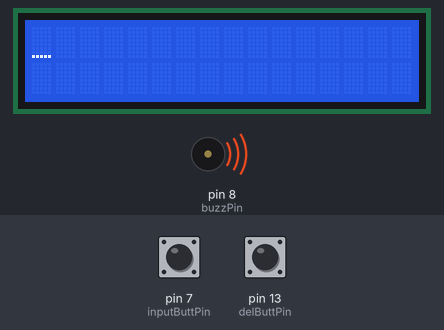
Recording of a sketch running on a simulated Arduino Uno, built with avr-gcc and run on an emulated ATmega328P. Shown: 16×2 character LCD, buzzer (waves = sounding). The inputs (shaded band) are chosen by the test bench; at power-on: pin 7 (inputButtPin) HIGH, pin 13 (delButtPin) LOW.

Above: at 1.2 s.
1.3 s: pin 7 (inputButtPin) pulled LOW for 1 s
At 2.9 s:
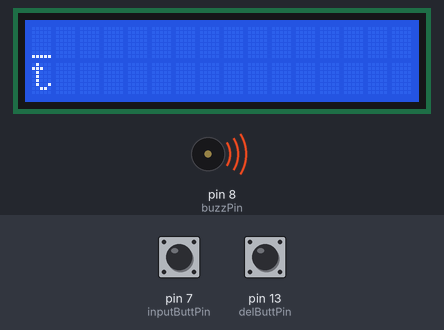
3.8 s: pin 7 (inputButtPin) pulled LOW for 3.2 s
At 4.9 s:
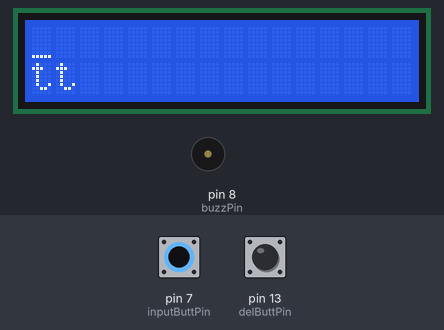
8.5 s: pin 7 (inputButtPin) pulled LOW for 1 s
At 10.7 s:
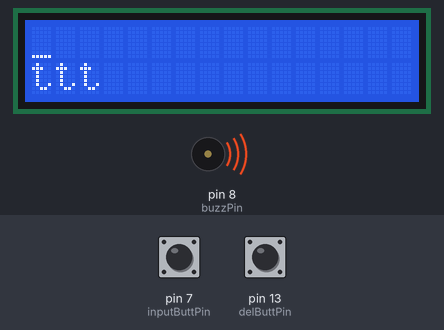
11.0 s: pin 7 (inputButtPin) pulled LOW for 3.2 s
At 11.9 s:
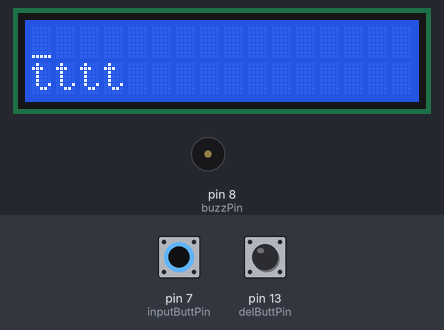
15.7 s: pin 7 (inputButtPin) pulled LOW for 1 s
At 17.5 s:
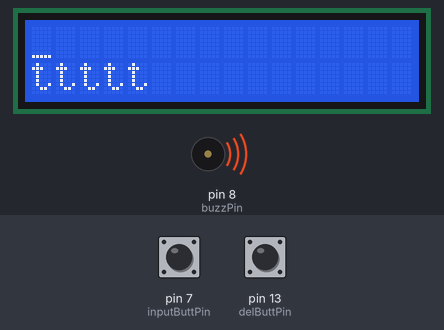
18.2 s: pin 7 (inputButtPin) pulled LOW for 3.2 s
At 19.5 s:
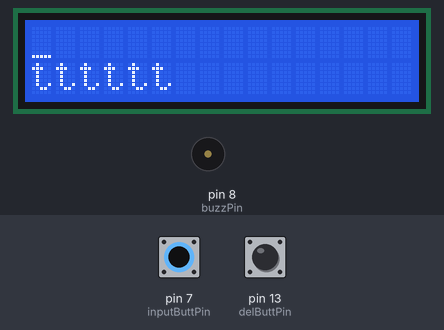
Timing chart, 0 to 22.9 s (numbered marks = the images above; inputs shaded):
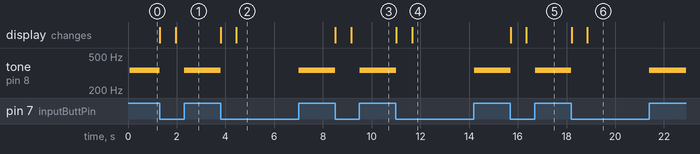

Measured:
- after the input at 1.3 s, tone on pin 8 (buzzPin): 340 Hz → silent at once, → 340 Hz 1.0 s later; the display: first changes at once (image 1 shows a later state)
- after the input at 3.8 s, tone on pin 8 (buzzPin): 340 Hz → silent at once, → 340 Hz 3.2 s later; the display: first changes at once (image 2 shows a later state)
- after the input at 8.5 s, tone on pin 8 (buzzPin): 340 Hz → silent at once, → 340 Hz 1.0 s later; the display: first changes at once (image 3 shows a later state)
- after the input at 11.0 s, tone on pin 8 (buzzPin): 340 Hz → silent at once, → 340 Hz 3.2 s later; the display: first changes at once (image 4 shows a later state)
- after the input at 15.7 s, tone on pin 8 (buzzPin): 340 Hz → silent at once, → 340 Hz 1.0 s later; the display: first changes at once (image 5 shows a later state)
- after the input at 18.2 s, tone on pin 8 (buzzPin): 340 Hz → silent at once, → 340 Hz 3.2 s later; the display: first changes at once (image 6 shows a later state)

The sketch:

MorseTranslator.ino
```cpp
#include <ArduinoSTL.h>
#include <eeprom.h>
#include "LiquidCrystal.h"
#include "BinaryTree.h"

// initialise lcd library (does not connect to lcd)
LiquidCrystal lcd(12, 11, 5, 4, 3, 2);
const int lcdPin = 6;

// store which pins are for input button, piezo buzzer. and delete button
const int inputButtPin = 7;
const int buzzPin = 8;
const int delButtPin = 13;

// divisor helps prevent stack overflow for measuring millis(), timeUnit is the length of a dot and space length
// is number of timeUnits until new character
const float divisor = 10000.0f;
const float timeUnit = 80.0f;
const int spaceLength = 8;

// values for checking when buttons are being pressed and were last pressed (only accessed by their relative
// functions)
bool inputPrevPressed = false;
bool delPrevPressed = false;
float lastChange = 0;

// storing current morse code inputted
std::vector<char> morseCode = std::vector<char>();

// storing the translated characters
std::vector<char> translation = std::vector<char>();

// custom structure for storing all morse values
BinaryTree morseTree;

// reference to functions
void initialiseLCDScreen();
void initialisePins();
void buildMorseTree();
bool checkInputButtPressed(std::vector<char> &morseInput);
void morseToChar(std::vector<char> morseInput, std::vector<char> &translationInput);
bool checkDelButtPressed(std::vector<char> &inputTranslation);
void resetMorseInput(std::vector<char> &morseInput);
void printScreen(std::vector<char> morseInput, std::vector<char> translationInput, LiquidCrystal &lcdInput);


void setup() {
	initialiseLCDScreen();
	initialisePins();
	buildMorseTree();
	Serial.begin(9600);
}

void loop() {
	if (checkInputButtPressed(morseCode) && morseCode.back() != ' ' && morseCode.back() != NULL && morseCode.size() <= 4) {
		printScreen(morseCode, translation, lcd);
	}
	else if (morseCode.size() == 4 || morseCode.back() == ' ') {
		morseToChar(morseCode, translation);
		resetMorseInput(morseCode);
		printScreen(morseCode, translation, lcd);
	}
	else if(checkDelButtPressed(translation)) {
		printScreen(morseCode, translation, lcd);
	}
	delay(10);
}

// setup connection with screen
void initialiseLCDScreen() {
	lcd.begin(16, 2);
	lcd.cursor();
	pinMode(lcdPin, OUTPUT);
	digitalWrite(lcdPin, HIGH);
}

// setup which pins are input and output
void initialisePins() {
	pinMode(buzzPin, OUTPUT);
	pinMode(inputButtPin, INPUT);
	pinMode(delButtPin, INPUT);
}

// build the binary tree of all morse values
void buildMorseTree() {
	node *root = new node(NULL);
	morseTree = BinaryTree(root);

	// generate all nodes from left to right
	{
		node *letterH = new node('h');
		node *letterV = new node('v');

		node *letterS = new node('s');
		letterS->left = letterH;
		letterS->right = letterV;

		node *letterF = new node('f');

		node *letterU = new node('u');
		letterU->left = letterF;

		node *letterI = new node('i');
		letterI->left = letterS;
		letterI->right = letterU;

		node *letterL = new node('l');

		node *letterR = new node('r');
		letterR->left = letterL;

		node *letterP = new node('p');
		node *letterJ = new node('j');

		node *letterW = new node('w');
		letterW->left = letterP;
		letterW->right = letterJ;

		node *letterA = new node('a');
		letterA->left = letterR;
		letterA->right = letterW;

		node *letterE = new node('e');
		letterE->left = letterI;
		letterE->right = letterA;

		node *letterB = new node('b');
		node *letterX = new node('x');

		node *letterD = new node('d');
		letterD->left = letterB;
		letterD->right = letterX;

		node *letterC = new node('c');
		node *letterY = new node('y');

		node *letterK = new node('k');
		letterK->left = letterC;
		letterK->right = letterY;

		node *letterN = new node('n');
		letterN->left = letterD;
		letterN->right = letterK;

		node *letterZ = new node('z');
		node *letterQ = new node('q');

		node *letterG = new node('g');
		letterG->left = letterZ;
		letterG->right = letterQ;

		node *letterO = new node('o');

		node *letterM = new node('m');
		letterM->left = letterG;
		letterM->right = letterO;

		node *letterT = new node('t');
		letterT->left = letterN;
		letterT->right = letterM;

		root->left = letterE;
		root->right = letterT;
	}
}

// continuously checks whether the input button is pressed/not pressed and for how long
bool checkInputButtPressed(std::vector<char> &inputMorse) {
	bool inputNowPressed = digitalRead(inputButtPin);
	bool inputReturn = false;

	if (inputPrevPressed) {
		if (!inputNowPressed) {
			noTone(buzzPin);
			if (millis() - lastChange*divisor <= 3 * timeUnit)
				inputMorse.push_back('.');
			else
				inputMorse.push_back('-');
			inputPrevPressed = false;
			lastChange = millis() / divisor;
			inputReturn = true;
		}
	}
	else if (!inputPrevPressed) {
		if (!inputNowPressed) {

			if (millis() - lastChange*divisor >= spaceLength * timeUnit && inputMorse.size() != 0) {
				inputMorse.push_back(' ');
				inputReturn = true;
			}
		}
		else if (inputNowPressed) {
			tone(buzzPin, 340);
			inputPrevPressed = true;
			lastChange = millis() / divisor;
		}
	}
	return inputReturn;
}

// uses the combination of dots and dashes to navigate the binary tree (dot is left, dash is right)
void morseToChar(std::vector<char> morseInput, std::vector<char> &translationInput) {
	node *morseLetter = morseTree.getRoot();

	for (int i = 0; i < morseInput.size(); i++) {
		char dotDash = morseInput[i];
		switch (dotDash) {
		case '.':
			if (morseLetter->left == NULL)
				translationInput.push_back('?');
			morseLetter = morseLetter->left;
			break;

		case '-':
			if (morseLetter->right == NULL)
				translationInput.push_back('?');
			morseLetter = morseLetter->right;
			break;

		default:
			break;
		}
	}
	return translationInput.push_back(morseLetter->key_value);
}

// checks whether the delete button is pressed/not pressed and how long for
bool checkDelButtPressed(std::vector<char> &inputTranslation) {
	bool delButtPressed = digitalRead(delButtPin);

	if (delButtPressed && !delPrevPressed) {
		inputTranslation.pop_back();
		delPrevPressed = true;
		tone(buzzPin, 50);
		return true;
	}
	if (!delButtPressed && delPrevPressed) {
		delPrevPressed = false;
		noTone(buzzPin);
	}
	return false;
}

// removes morse input on top line
void resetMorseInput(std::vector<char> &morseInput) {
	morseInput = std::vector<char>();
}

// clears the screen and prints new page
void printScreen(std::vector<char> morseInput, std::vector<char> translationInput, LiquidCrystal &lcdInput) {
	lcdInput.noCursor();
	lcdInput.clear();

	int textEndPos = translationInput.size();
	lcdInput.setCursor(0, 1);
	int screenDifference = 0;
	if (textEndPos > 16) {
		screenDifference = textEndPos - 16;
		for (int i = screenDifference; i < textEndPos; i++)
			lcdInput.print(translationInput[i]);
	}
	else {
		for (int i = 0; i < textEndPos; i++)
			lcdInput.print(translationInput[i]);
	}

	lcdInput.setCursor(0, 0);
	for (int i = 0; i < morseInput.size(); i++)
		lcdInput.print(morseInput[i]);

	lcdInput.cursor();
}
```

BinaryTree.cpp
```cpp
#include "BinaryTree.h"

BinaryTree::BinaryTree() {
	root = 0;
}

BinaryTree::BinaryTree(node *rootNode) {
	root = rootNode;
}

BinaryTree::~BinaryTree() {
}

node *BinaryTree::getRoot() {
	return root;
}

void BinaryTree::destroyTree() {
	destroyTree(root);
}

void BinaryTree::destroyTree(node *leaf) {
	if (leaf != 0) {
		destroyTree(leaf->left);
		destroyTree(leaf->right);
		delete leaf;
	}
}
```

BinaryTree.h
```cpp
#pragma once

struct node {
  // character
  char key_value;
  // dot
  node *left;
  // dash
  node *right;

  node(char key) {
    key_value = key;
    left = 0;
    right = 0;
  };
};

class BinaryTree
{
public:
  BinaryTree();
  BinaryTree(node *rootNode);
  ~BinaryTree();

  node *getRoot();
  void destroyTree();

private:
  void destroyTree(node *leaf);

  node *root;
};
```
